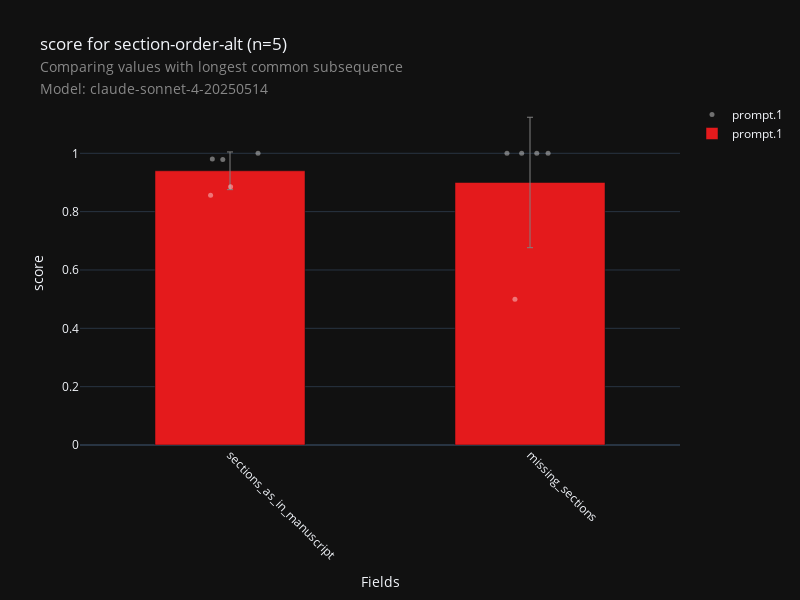

Notebook code for this chart:
### Code cell
fig, df_data, df_metadata = check_visualization(
    "doc-checklist",
    "section-order-alt",
    metric="longest_common_subsequence",
    score="score",
    model=MODEL,
    aggregation_level=0
)
fig.show()

### Figure 1 — Plotly figure (JSON) as saved in the notebook; plotly's stock layout.template omitted (floating-point values rounded to 4 significant figures)
{"data": [{"hovertext": ["10.1038_embor.2009.217", "10.1038_embor.2009.217", "EMBOJ-2024-119734R", "EMBOJ-2024-119734R", "EMBOR-2025-61250V2", "EMBOR-2025-61250V2", "EMM-2025-21341", "EMM-2025-21341", "EMM-2025-21532", "EMM-2025-21532"], "marker": {"color": "white", "line": {"color": "white", "width": 0}, "opacity": 0.4, "size": 5}, "mode": "markers", "name": "prompt.1", "showlegend": true, "type": "scatter", "x": [-0.06471, 1.023, 0.09342, 1.06, -0.02405, 0.9233, -0.05885, 0.9722, 0.001963, 0.9499], "y": [0.856, 1.0, 1.0, 1.0, 0.9785, 1.0, 0.9801, 1.0, 0.8856, 0.5]}, {"error_y": {"array": [0.2236, 0.06463], "color": "grey", "thickness": 1, "type": "data", "visible": true, "width": 3}, "hovertext": ["Field: missing_sections<br>0.9: 0.900<br>Prompt: prompt.1", "Field: sections_as_in_manuscript<br>0.9400529577948934: 0.940<br>Prompt: prompt.1"], "marker": {"color": "rgb(228,26,28)"}, "name": "prompt.1", "showlegend": true, "type": "bar", "width": 0.5, "x": [1, 0], "y": [0.9, 0.9401]}], "layout": {"boxmode": "group", "height": 600, "showlegend": true, "title": {"text": "score for section-order-alt (n=5)<br><span style=\"font-size: 0.8em; color: #888;\">Comparing values with longest common subsequence</span><br><span style=\"font-size: 0.8em; color: #888;\">Model: claude-sonnet-4-20250514</span>"}, "width": 800, "xaxis": {"range": [-0.5, 1.5], "tickangle": 45, "ticktext": ["sections_as_in_manuscript", "missing_sections"], "tickvals": [0, 1], "title": {"text": "Fields"}}, "yaxis": {"title": {"text": "score"}}}}
